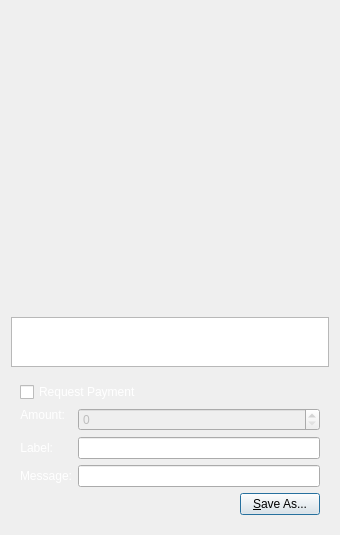
<?xml version="1.0" encoding="UTF-8"?>
<ui version="4.0">
 <class>QRCodeDialog</class>
 <widget class="QDialog" name="QRCodeDialog">
  <property name="geometry">
   <rect>
    <x>0</x>
    <y>0</y>
    <width>340</width>
    <height>530</height>
   </rect>
  </property>
  <property name="windowTitle">
   <string>QR Code Dialog</string>
  </property>
  <property name="styleSheet">
   <string notr="true">QDialog#QRCodeDialog {
border-image: url(':/images/lbtcendbtc') 0 0 0 0 stretch stretch;
}</string>
  </property>
  <layout class="QVBoxLayout" name="verticalLayout_3">
   <item>
    <widget class="QLabel" name="lblQRCode">
     <property name="sizePolicy">
      <sizepolicy hsizetype="Expanding" vsizetype="Expanding">
       <horstretch>0</horstretch>
       <verstretch>0</verstretch>
      </sizepolicy>
     </property>
     <property name="minimumSize">
      <size>
       <width>300</width>
       <height>300</height>
      </size>
     </property>
     <property name="palette">
      <palette>
       <active>
        <colorrole role="WindowText">
         <brush brushstyle="SolidPattern">
          <color alpha="255">
           <red>255</red>
           <green>255</green>
           <blue>255</blue>
          </color>
         </brush>
        </colorrole>
       </active>
       <inactive>
        <colorrole role="WindowText">
         <brush brushstyle="SolidPattern">
          <color alpha="255">
           <red>255</red>
           <green>255</green>
           <blue>255</blue>
          </color>
         </brush>
        </colorrole>
       </inactive>
       <disabled>
        <colorrole role="WindowText">
         <brush brushstyle="SolidPattern">
          <color alpha="255">
           <red>120</red>
           <green>120</green>
           <blue>120</blue>
          </color>
         </brush>
        </colorrole>
       </disabled>
      </palette>
     </property>
     <property name="textFormat">
      <enum>Qt::PlainText</enum>
     </property>
     <property name="alignment">
      <set>Qt::AlignCenter</set>
     </property>
     <property name="wordWrap">
      <bool>true</bool>
     </property>
    </widget>
   </item>
   <item>
    <widget class="QPlainTextEdit" name="outUri">
     <property name="sizePolicy">
      <sizepolicy hsizetype="Expanding" vsizetype="Minimum">
       <horstretch>0</horstretch>
       <verstretch>0</verstretch>
      </sizepolicy>
     </property>
     <property name="minimumSize">
      <size>
       <width>0</width>
       <height>50</height>
      </size>
     </property>
     <property name="tabChangesFocus">
      <bool>true</bool>
     </property>
     <property name="textInteractionFlags">
      <set>Qt::TextSelectableByKeyboard|Qt::TextSelectableByMouse</set>
     </property>
    </widget>
   </item>
   <item>
    <widget class="QWidget" name="widget" native="true">
     <layout class="QVBoxLayout" name="verticalLayout_2">
      <item>
       <widget class="QCheckBox" name="chkReqPayment">
        <property name="enabled">
         <bool>true</bool>
        </property>
        <property name="palette">
         <palette>
          <active>
           <colorrole role="WindowText">
            <brush brushstyle="SolidPattern">
             <color alpha="255">
              <red>255</red>
              <green>255</green>
              <blue>255</blue>
             </color>
            </brush>
           </colorrole>
          </active>
          <inactive>
           <colorrole role="WindowText">
            <brush brushstyle="SolidPattern">
             <color alpha="255">
              <red>255</red>
              <green>255</green>
              <blue>255</blue>
             </color>
            </brush>
           </colorrole>
          </inactive>
          <disabled>
           <colorrole role="WindowText">
            <brush brushstyle="SolidPattern">
             <color alpha="255">
              <red>120</red>
              <green>120</green>
              <blue>120</blue>
             </color>
            </brush>
           </colorrole>
          </disabled>
         </palette>
        </property>
        <property name="text">
         <string>Request Payment</string>
        </property>
       </widget>
      </item>
      <item>
       <layout class="QFormLayout" name="formLayout">
        <property name="fieldGrowthPolicy">
         <enum>QFormLayout::AllNonFixedFieldsGrow</enum>
        </property>
        <item row="1" column="0">
         <widget class="QLabel" name="lblLabel">
          <property name="palette">
           <palette>
            <active>
             <colorrole role="WindowText">
              <brush brushstyle="SolidPattern">
               <color alpha="255">
                <red>255</red>
                <green>255</green>
                <blue>255</blue>
               </color>
              </brush>
             </colorrole>
            </active>
            <inactive>
             <colorrole role="WindowText">
              <brush brushstyle="SolidPattern">
               <color alpha="255">
                <red>255</red>
                <green>255</green>
                <blue>255</blue>
               </color>
              </brush>
             </colorrole>
            </inactive>
            <disabled>
             <colorrole role="WindowText">
              <brush brushstyle="SolidPattern">
               <color alpha="255">
                <red>120</red>
                <green>120</green>
                <blue>120</blue>
               </color>
              </brush>
             </colorrole>
            </disabled>
           </palette>
          </property>
          <property name="text">
           <string>Label:</string>
          </property>
          <property name="textFormat">
           <enum>Qt::PlainText</enum>
          </property>
          <property name="alignment">
           <set>Qt::AlignRight|Qt::AlignTrailing|Qt::AlignVCenter</set>
          </property>
          <property name="buddy">
           <cstring>lnLabel</cstring>
          </property>
         </widget>
        </item>
        <item row="1" column="1">
         <widget class="QLineEdit" name="lnLabel"/>
        </item>
        <item row="2" column="0">
         <widget class="QLabel" name="lblMessage">
          <property name="palette">
           <palette>
            <active>
             <colorrole role="WindowText">
              <brush brushstyle="SolidPattern">
               <color alpha="255">
                <red>255</red>
                <green>255</green>
                <blue>255</blue>
               </color>
              </brush>
             </colorrole>
            </active>
            <inactive>
             <colorrole role="WindowText">
              <brush brushstyle="SolidPattern">
               <color alpha="255">
                <red>255</red>
                <green>255</green>
                <blue>255</blue>
               </color>
              </brush>
             </colorrole>
            </inactive>
            <disabled>
             <colorrole role="WindowText">
              <brush brushstyle="SolidPattern">
               <color alpha="255">
                <red>120</red>
                <green>120</green>
                <blue>120</blue>
               </color>
              </brush>
             </colorrole>
            </disabled>
           </palette>
          </property>
          <property name="text">
           <string>Message:</string>
          </property>
          <property name="textFormat">
           <enum>Qt::PlainText</enum>
          </property>
          <property name="alignment">
           <set>Qt::AlignRight|Qt::AlignTrailing|Qt::AlignVCenter</set>
          </property>
          <property name="buddy">
           <cstring>lnMessage</cstring>
          </property>
         </widget>
        </item>
        <item row="2" column="1">
         <widget class="QLineEdit" name="lnMessage"/>
        </item>
        <item row="0" column="0">
         <widget class="QLabel" name="lblAmount">
          <property name="sizePolicy">
           <sizepolicy hsizetype="Preferred" vsizetype="Maximum">
            <horstretch>0</horstretch>
            <verstretch>0</verstretch>
           </sizepolicy>
          </property>
          <property name="palette">
           <palette>
            <active>
             <colorrole role="WindowText">
              <brush brushstyle="SolidPattern">
               <color alpha="255">
                <red>255</red>
                <green>255</green>
                <blue>255</blue>
               </color>
              </brush>
             </colorrole>
            </active>
            <inactive>
             <colorrole role="WindowText">
              <brush brushstyle="SolidPattern">
               <color alpha="255">
                <red>255</red>
                <green>255</green>
                <blue>255</blue>
               </color>
              </brush>
             </colorrole>
            </inactive>
            <disabled>
             <colorrole role="WindowText">
              <brush brushstyle="SolidPattern">
               <color alpha="255">
                <red>120</red>
                <green>120</green>
                <blue>120</blue>
               </color>
              </brush>
             </colorrole>
            </disabled>
           </palette>
          </property>
          <property name="text">
           <string>Amount:</string>
          </property>
          <property name="textFormat">
           <enum>Qt::PlainText</enum>
          </property>
          <property name="alignment">
           <set>Qt::AlignRight|Qt::AlignTrailing|Qt::AlignVCenter</set>
          </property>
          <property name="buddy">
           <cstring>lnReqAmount</cstring>
          </property>
         </widget>
        </item>
        <item row="0" column="1">
         <widget class="BitcoinAmountField" name="lnReqAmount">
          <property name="enabled">
           <bool>false</bool>
          </property>
          <property name="minimumSize">
           <size>
            <width>80</width>
            <height>0</height>
           </size>
          </property>
         </widget>
        </item>
       </layout>
      </item>
      <item>
       <layout class="QHBoxLayout" name="horizontalLayout">
        <item>
         <spacer name="horizontalSpacer">
          <property name="orientation">
           <enum>Qt::Horizontal</enum>
          </property>
          <property name="sizeHint" stdset="0">
           <size>
            <width>40</width>
            <height>20</height>
           </size>
          </property>
         </spacer>
        </item>
        <item>
         <widget class="QPushButton" name="btnSaveAs">
          <property name="text">
           <string>&amp;Save As...</string>
          </property>
         </widget>
        </item>
       </layout>
      </item>
     </layout>
    </widget>
   </item>
  </layout>
 </widget>
 <customwidgets>
  <customwidget>
   <class>BitcoinAmountField</class>
   <extends>QSpinBox</extends>
   <header>bitcoinamountfield.h</header>
   <container>1</container>
  </customwidget>
 </customwidgets>
 <resources/>
 <connections>
  <connection>
   <sender>chkReqPayment</sender>
   <signal>clicked(bool)</signal>
   <receiver>lnReqAmount</receiver>
   <slot>setEnabled(bool)</slot>
   <hints>
    <hint type="sourcelabel">
     <x>92</x>
     <y>285</y>
    </hint>
    <hint type="destinationlabel">
     <x>98</x>
     <y>311</y>
    </hint>
   </hints>
  </connection>
 </connections>
</ui>
